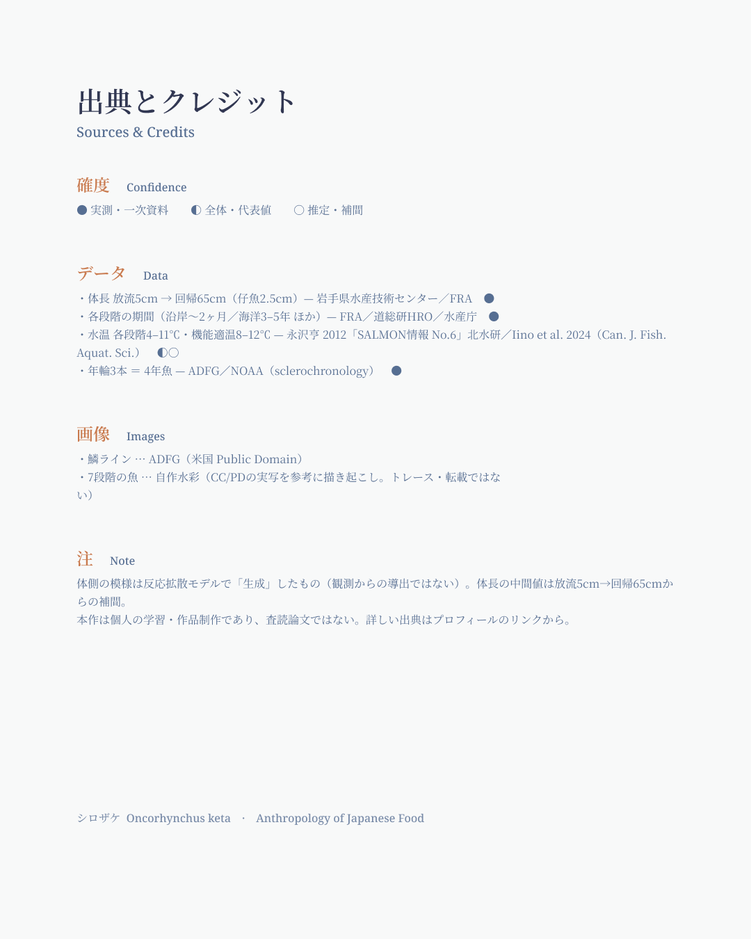
#> input picture sns/exports/8_sources.png, 751 x 939 px, shrunk from 1080 x 1350 before the run
$ python outline_check.py ../../sns/exports/8_sources.png
#> lines starting #> are read from the running program, lines starting #| are printed output that depends on the picture; after the words box and inside, x2 and y2 are one past the last pixel; in counts of white or black regions, pixels touching at a corner belong together
#!/usr/bin/env python3
# -*- coding: utf-8 -*-
"""
outline_check.py — hanga-v1の必須ルール「輪郭線(キーライン)が一切ない」を、
目視ではなくピクセル解析で客観的に判定する。

目視判定は本パイプラインの過程で複数回誤り(anchor画像を「輪郭線なし」と誤判定)を
起こしたため、この一項目だけは機械的な指標に置き換える。

原理: モルフォロジーのblack top-hat変換(closing(輝度) - 輝度)を使う。
  closingは「構造要素(SE)より細い暗い構造」を周囲の明るさで埋めてしまう一方、
  SEより太い暗い領域(瞳孔・パーマークなど正当な塗りの暗色)はほぼそのまま残す。
  よって tophat = closing - 輝度 が大きい画素は「SEより細い暗い線状構造」＝輪郭線の
  可能性が高い。単純な勾配ベースの検出だと「大きな暗い塗り領域の縁」も誤検出したが、
  この手法ならパーマークや瞳孔のような正当な大きい暗色塗りを誤検出しにくい。

使い方:
    python3 outline_check.py <image.png> [image2.png ...]
    python3 outline_check.py --all   # attempts/配下の *hanga-v1*.png + style/anchor-hanga-v1.png を一括判定
"""
import glob
import os
import sys

import numpy as np
from PIL import Image
from scipy import ndimage

HERE = os.path.dirname(os.path.abspath(__file__))
PIPELINE_ROOT = os.path.dirname(HERE)

# 較正済みパラメータ:
# - 確定has_outlineサンプル 6/01-hanga-v1.png(ユーザー確認済みの太い輪郭線あり)が高スコアになること
# - 確定has_outlineサンプル 6/02-hanga-v1.png(旧anchor、ユーザーが目視で輪郭線ありと訂正)も
#   6/01よりは低くとも明確にOUTLINE側に分類されること
# の2点で較正した。
SE_SIZE = 7             # 構造要素のサイズ(px)。想定される輪郭線の太さ(~3-6px)より大きく、
                        # 瞳孔・パーマークなど正当な暗色塗り(数十px)より小さく設定。
                        # 11だと歯のような微細な形状(数px幅)まで歪めてしまうため7に縮小。
TOPHAT_THRESH = 18      # tophat値がこれを超えたら「線」画素とみなす(0-255輝度スケール)
ABS_DARK_THRESH = 130   # かつ元の輝度がこれより暗い画素のみ対象(明るい塗りの微小ムラを除外)
OUTLINE_FRAC_THRESH = 0.006  # 全画素中「線」画素の割合がこれを超えたら has_outline=True


def _luminance(arr: np.ndarray) -> np.ndarray:
    return 0.299 * arr[..., 0] + 0.587 * arr[..., 1] + 0.114 * arr[..., 2]


def outline_score(path: str) -> dict:
#> called with path = '../../sns/exports/8_sources.png'
    im = np.array(Image.open(path).convert("RGB")).astype(float)
    L = _luminance(im)

    closing = ndimage.grey_closing(L, size=(SE_SIZE, SE_SIZE))
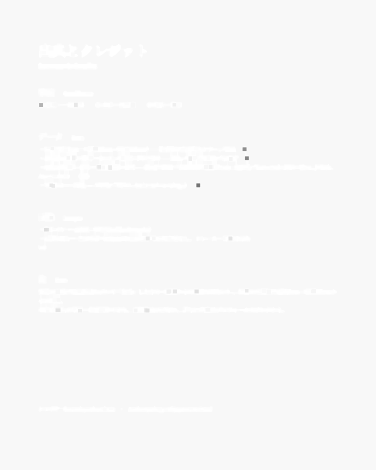
#> closing: shape (939, 751) float64 (shown at 1/2 size); min 115.9, max 255, mean 249
    tophat = closing - L
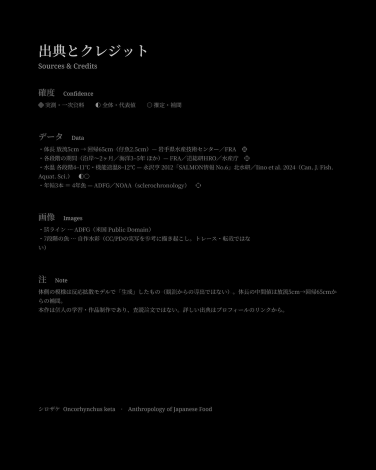
#> tophat: shape (939, 751) float64 (shown at 1/2 size); min 0, max 228.1, mean 2.4

    stroke_mask = (tophat > TOPHAT_THRESH) & (L < ABS_DARK_THRESH)
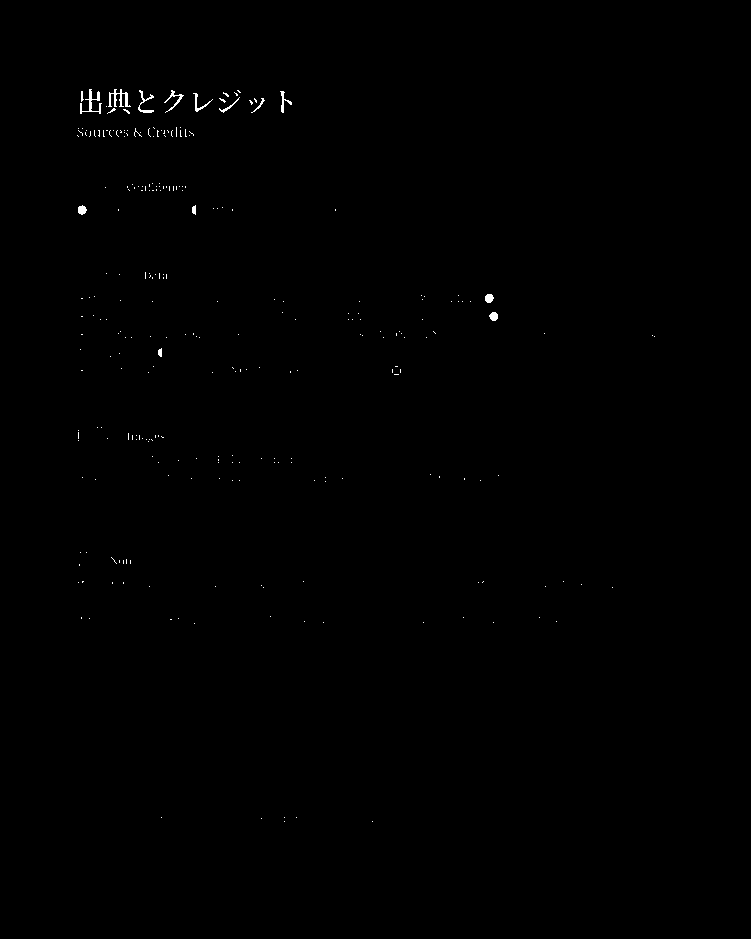
#> stroke_mask: shape (939, 751) bool; 0.23% white in thin lines or dots, all inside (x1, y1, x2, y2) = (77, 89, 655, 822)
    frac = float(stroke_mask.sum()) / L.size
#> frac = 0.00232

    return {
        "image": path,
        "stroke_pixels": int(stroke_mask.sum()),
        "total_pixels": int(L.size),
        "outline_fraction": round(frac, 5),
        "has_outline": bool(frac > OUTLINE_FRAC_THRESH),
    }


def main():
    args = sys.argv[1:]
    if not args:
        print(__doc__)
        sys.exit(1)
    if args == ["--all"]:
        paths = sorted(glob.glob(os.path.join(PIPELINE_ROOT, "attempts", "**", "*hanga-v1*.png"), recursive=True))
        paths += sorted(glob.glob(os.path.join(PIPELINE_ROOT, "style", "*hanga-v1*.png")))
    else:
        paths = args

    results = [outline_score(p) for p in paths]
#> results = 1 item
    results.sort(key=lambda r: -r["outline_fraction"])
    for r in results:
        flag = "OUTLINE" if r["has_outline"] else "clean  "
        print("%s  %.5f  %s" % (flag, r["outline_fraction"], os.path.relpath(r["image"], PIPELINE_ROOT)))
#> this loop made 1 pass
#> flag on pass 1: 'clean  '
#> (printed output is left out)
    return results


if __name__ == "__main__":
    main()

$ run again, on sns/exports/3_ocean.png
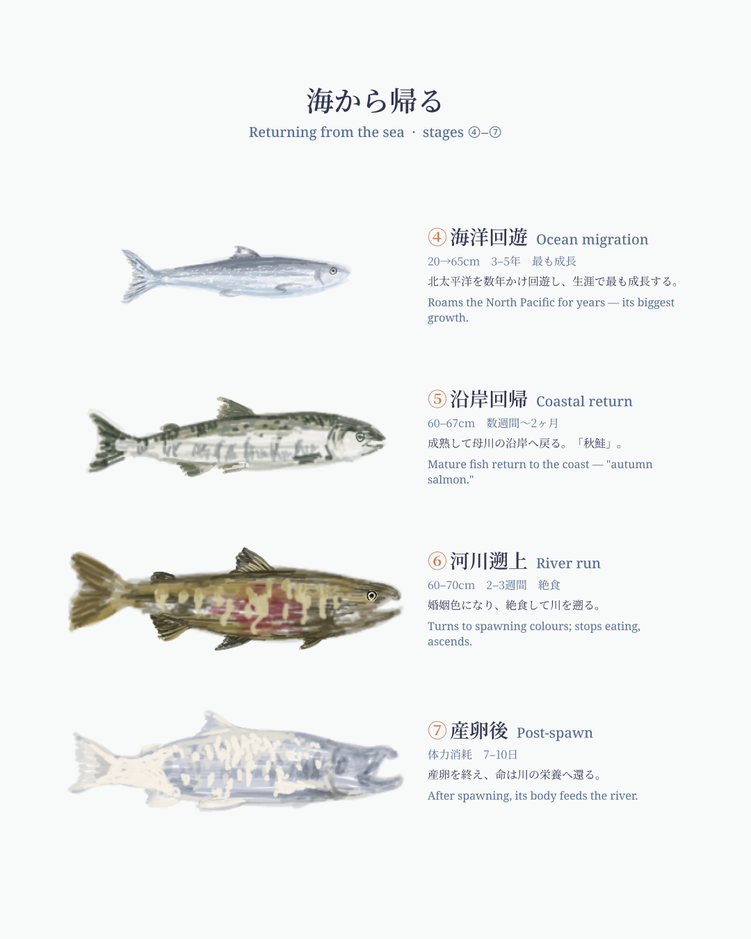
#> input picture sns/exports/3_ocean.png, 751 x 939 px, shrunk from 1080 x 1350 before the run
#> in outline_score, `closing = ndimage.grey_closing(L, size=(SE_SIZE, SE_SIZE))`:
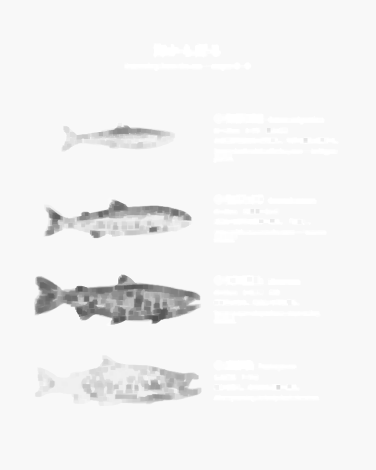
#> closing: shape (939, 751) float64 (shown at 1/2 size); min 79.54, max 255, mean 243.6
#> in outline_score, `stroke_mask = (tophat > TOPHAT_THRESH) & (L < ABS_DARK_THRESH)`:
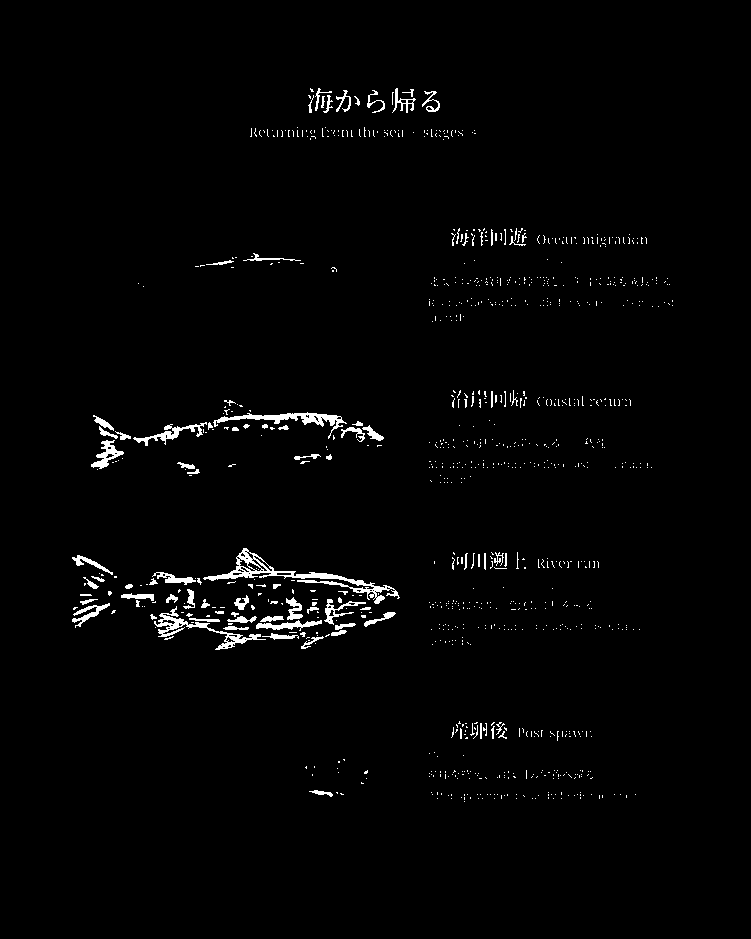
#> stroke_mask: shape (939, 751) bool; 1.8% white; 1024 white regions (933 under 20 px), largest, box (x1, y1, x2, y2) and area: (203, 548, 400, 604) 1534, (213, 412, 347, 439) 817, (154, 606, 266, 650) 816
#> frac = 0.0176
#> results = 1 item
#> the loop in main, `for r in results:` made 1 pass
#> flag on pass 1: 'OUTLINE'
#> (printed output is left out)

$ run again, on sns/exports/4_lifespan.png
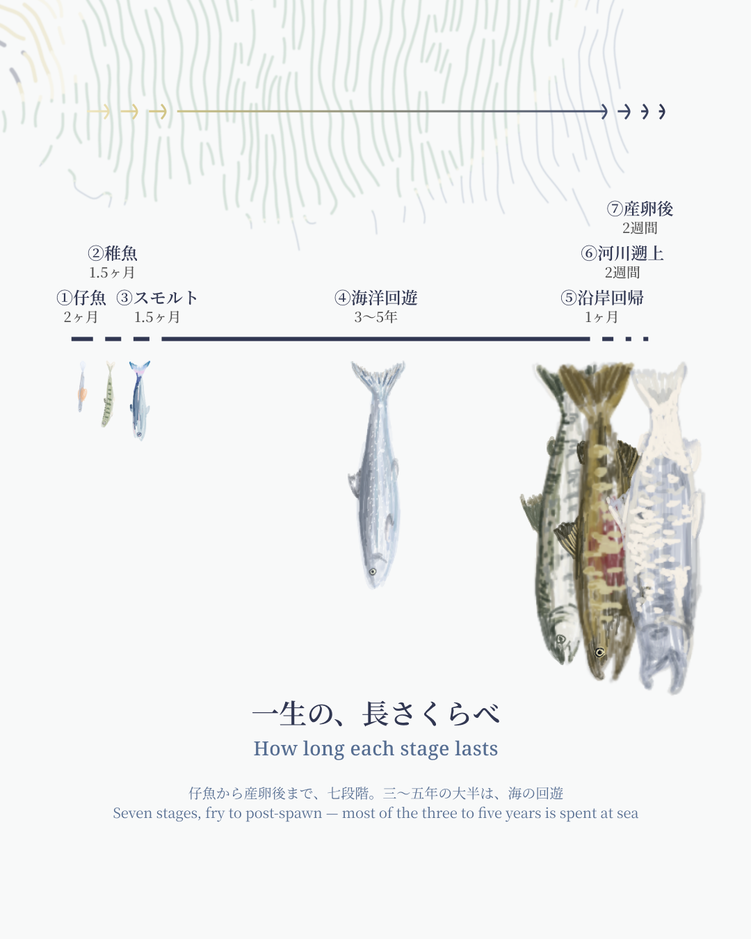
#> input picture sns/exports/4_lifespan.png, 751 x 939 px, shrunk from 1080 x 1350 before the run
#> in outline_score, `closing = ndimage.grey_closing(L, size=(SE_SIZE, SE_SIZE))`:
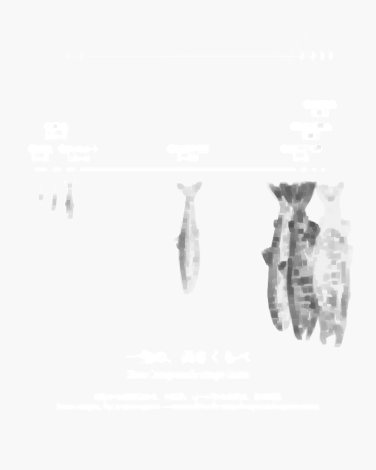
#> closing: shape (939, 751) float64 (shown at 1/2 size); min 83.47, max 255, mean 244.5
#> in outline_score, `stroke_mask = (tophat > TOPHAT_THRESH) & (L < ABS_DARK_THRESH)`:
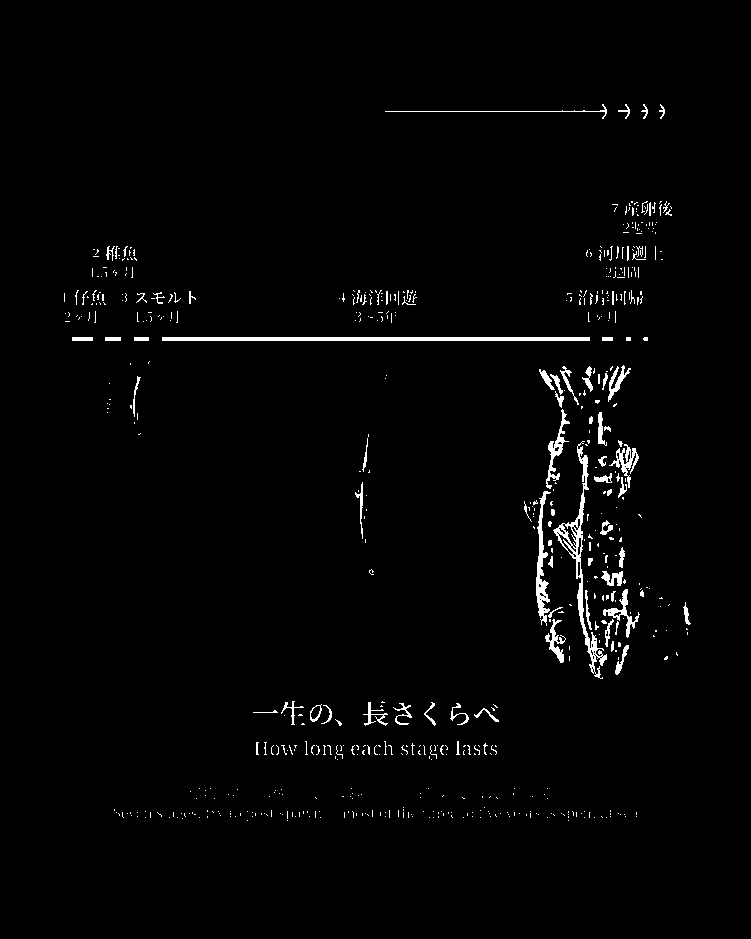
#> stroke_mask: shape (939, 751) bool; 1.8% white; 629 white regions (545 under 20 px), largest, box (x1, y1, x2, y2) and area: (162, 337, 590, 341) 1712, (553, 441, 607, 679) 1516, (536, 491, 551, 626) 772
#> frac = 0.0181
#> results = 1 item
#> the loop in main, `for r in results:` made 1 pass
#> flag on pass 1: 'OUTLINE'
#> (printed output is left out)
